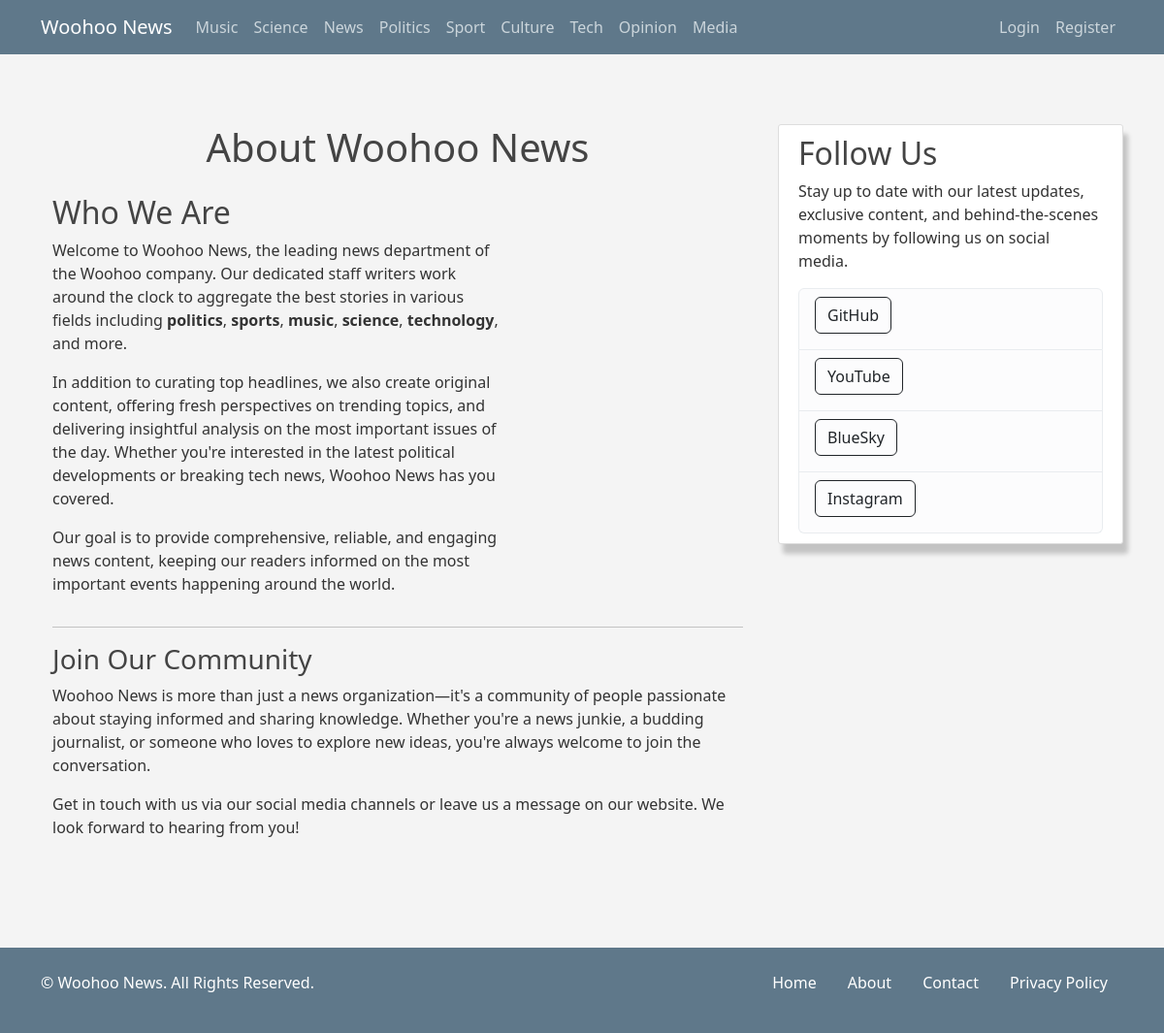
The app's page /blog/about/, older data.
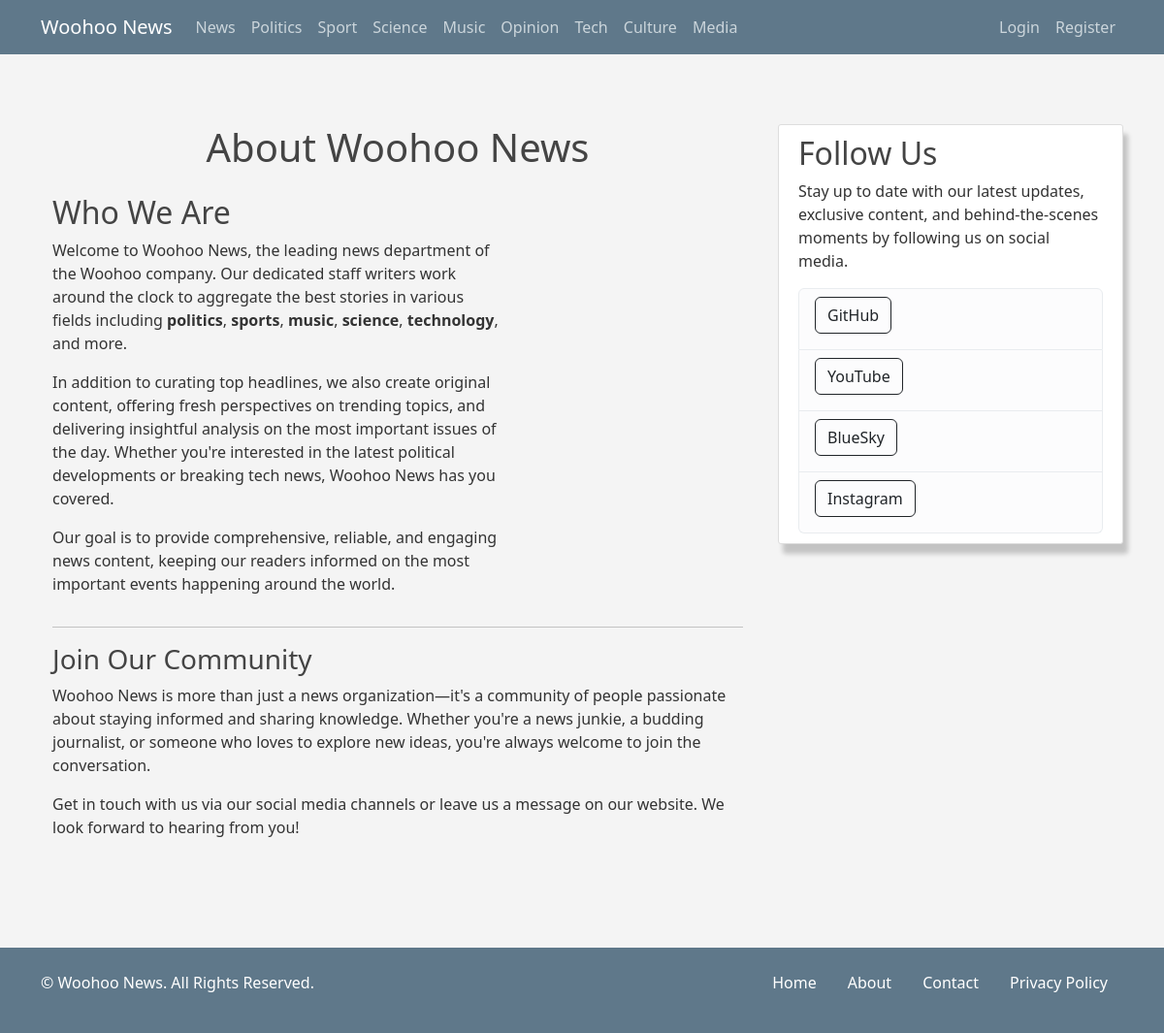
The same page, newer data.
### blog/models.py (models this page shows, shortened)
class Category(Model):
    name = CharField(max_length=30, unique=True)
    slug = SlugField(unique=True, blank=True)
    order = PositiveIntegerField(default=0)
    class Meta:
        verbose_name_plural = "categories"
        ordering = ["order"]

### blog/views.py (the view)
# urls.py: path("about/", AboutView.as_view(), name="blog-about"),
class AboutView(TemplateView):
    template_name = "blog/about.html"
    def get_context_data(self, **kwargs):
        context = super().get_context_data(**kwargs)
        context["hide_sidebar"] = True
        context["show_socials"] = True
        context["title"] = "About"
        return context

### blog/context_processors.py (called while the page is built)
def categories(request):
    return {"categories": Category.objects.all()}

### blog/templates/blog/about.html (shortened to what this page needs)
{% extends "blog/base.html" %}
{% block content %}
  <div class="container my-5">
    <h1 class="text-center mb-4">About Woohoo News</h1>
    <div class="row">
      <div class="col-md-8">
        <h2>Who We Are</h2>
        <p>
          Welcome to Woohoo News, the leading news department of the Woohoo company. Our dedicated staff writers work around the clock to aggregate the best stories in various fields including <strong>politics</strong>, <strong>sports</strong>, <strong>music</strong>, <strong>science</strong>, <strong>technology</strong>, and more.
        </p>
        <p>
          In addition to curating top headlines, we also create original content, offering fresh perspectives on trending topics, and delivering insightful analysis on the most important issues of the day. Whether you're interested in the latest political developments or breaking tech news, Woohoo News has you covered.
        </p>
        <p>
          Our goal is to provide comprehensive, reliable, and engaging news content, keeping our readers informed on the most important events happening around the world.
        </p>
      </div>
    </div>
    <hr>
    <div class="row">
      <div class="col-12">
        <h3>Join Our Community</h3>
        <p>
          Woohoo News is more than just a news organization—it's a community of people passionate about staying informed and sharing knowledge. Whether you're a news junkie, a budding journalist, or someone who loves to explore new ideas, you're always welcome to join the conversation.
        </p>
        <p>
          Get in touch with us via our social media channels or leave us a message on our website. We look forward to hearing from you!
        </p>
      </div>
    </div>
  </div>
{% endblock %}

### blog/templates/blog/components/navbar.html (shortened to what this page needs)
{% block navbar %}
  <header class="site-header">
    <nav class="navbar navbar-expand-md navbar-dark bg-steel fixed-top">
      <div class="container">
        <a href="{% url "blog-home" %}" class="navbar-brand mr-4">Woohoo News</a>
        <div class="collapse navbar-collapse" id="navbarToggle">
          <div class="navbar-nav me-auto">
            {% for category in categories %}
            <a href="{% url 'category-posts' category.slug %}" class="nav-item nav-link">{{ category.name }}</a>
            {% endfor %}
          </div>
          <div class="navbar-nav ms-auto">
            {% if user.is_authenticated %}
            {% if user.is_staff %}
            <a href="{% url "post-create" %}" class="nav-item nav-link">New Post</a>
            {% endif %}
            {% if user.is_staff %}
              <a href="{% url "user-posts" user %}" class="nav-item nav-link">My Posts</a>
            {% endif %}
              <a href="{% url "saved-posts" %}" class="nav-item nav-link">Saved Posts</a>
              <a href="{% url "profile" %}" class="nav-item nav-link">Profile</a>
              <form action="{% url "logout" %}" method="POST">
                {% csrf_token %}
                <button type="submit" class="nav-item nav-link">Logout</button>
              </form>
            {% else %}
              <a href="{% url "login" %}" class="nav-item nav-link">Login</a>
              <a href="{% url "register" %}" class="nav-item nav-link">Register</a>
            {% endif %}
          </div>
        </div>
      </div>
    </nav>
  </header>
{% endblock navbar %}

Row changes from the older to the newer data that the page shows:
changed Category "Science": moves down the list
changed Category "Music": moves down the list
changed Category "Opinion": moves up the list
changed Category "Tech": moves down the list
